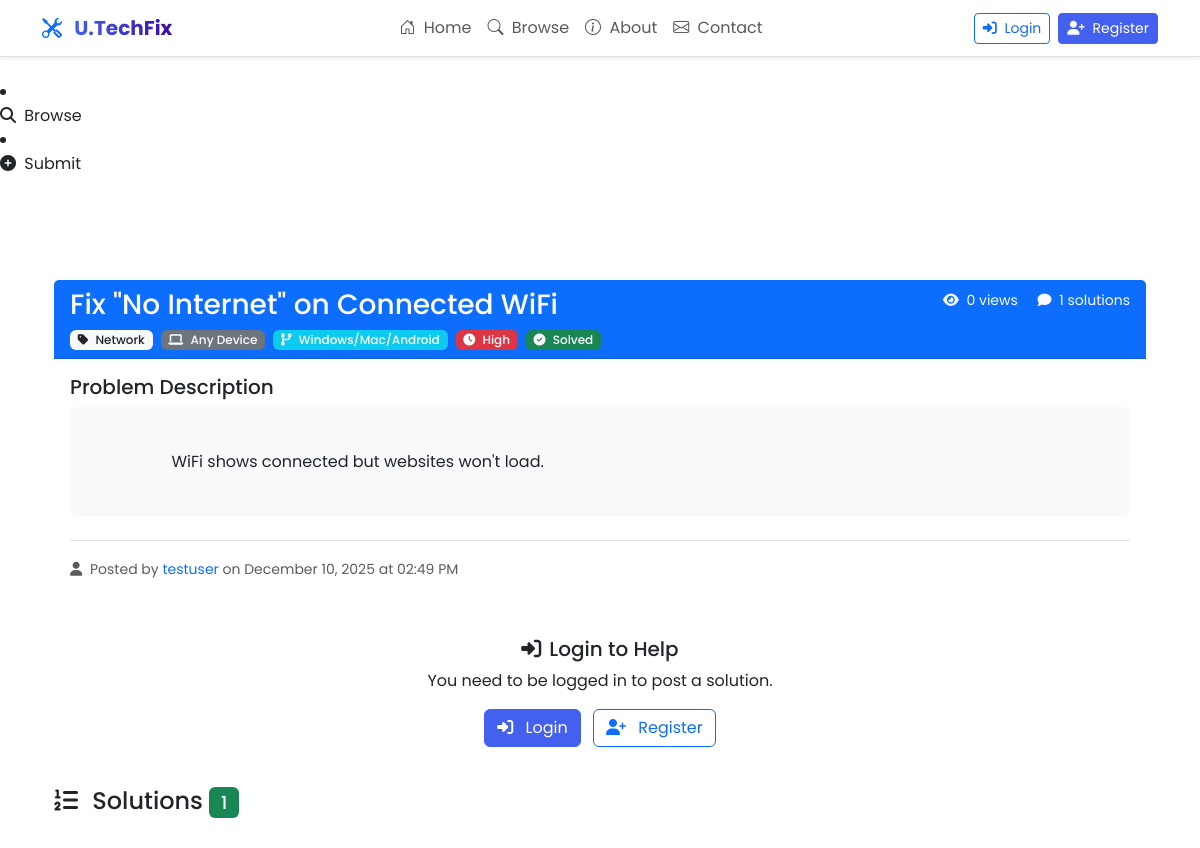
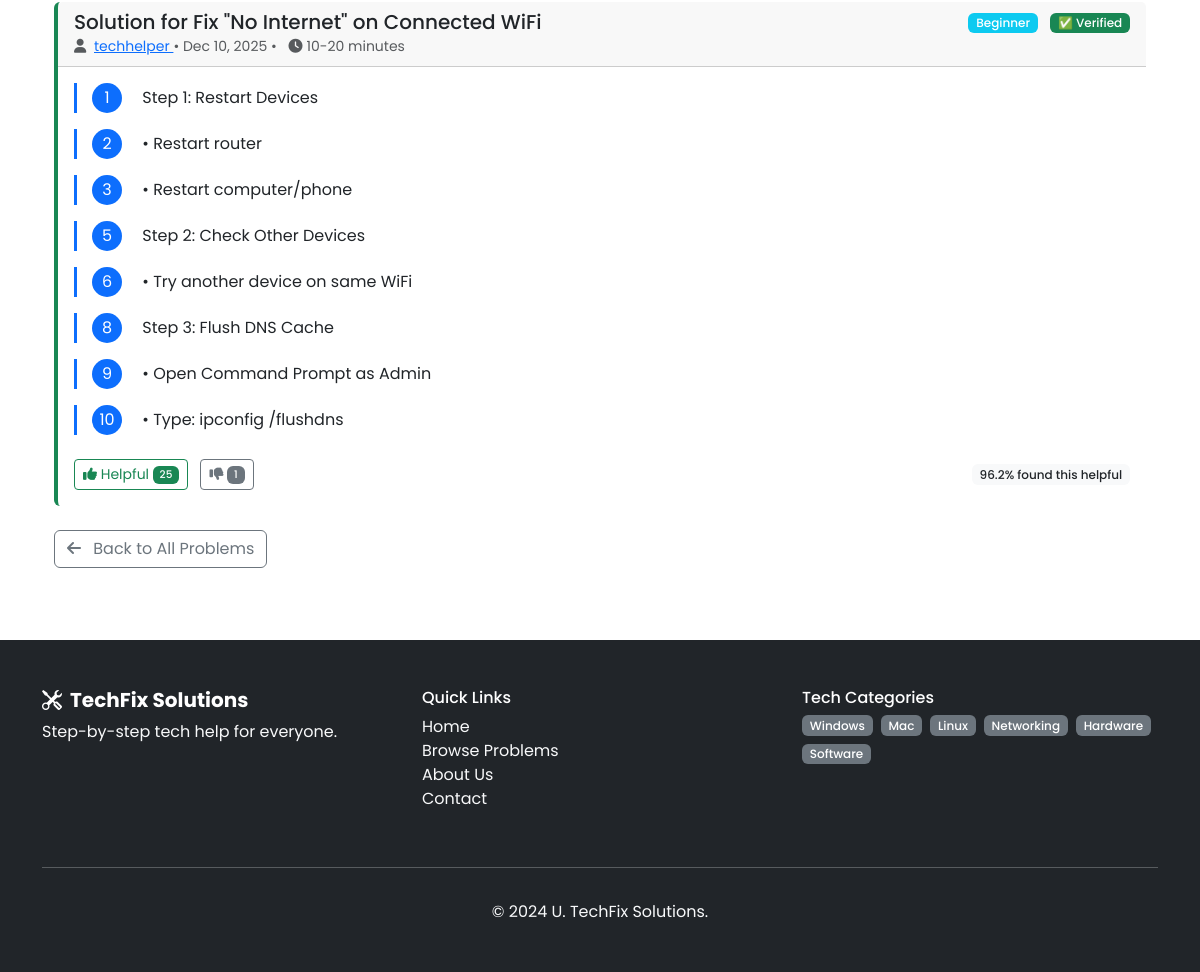
/problem/2, run on the app's committed database (2 pictures, top to bottom).
### Blog.py (models this page shows, shortened)
class Problem(db.Model):
    __tablename__ = 'problems'
    id = db.Column(db.Integer, primary_key=True)
    title = db.Column(db.String(200), nullable=False)
    description = db.Column(db.Text, nullable=False)
    category = db.Column(db.String(50))
    device_type = db.Column(db.String(50))
    operating_system = db.Column(db.String(50))
    urgency = db.Column(db.String(20), default='medium')
    is_solved = db.Column(db.Boolean, default=False)
    views = db.Column(db.Integer, default=0)
    solution_count = db.Column(db.Integer, default=0)
    user_id = db.Column(db.Integer, db.ForeignKey('users.id'), nullable=False)
    created_at = db.Column(db.DateTime, default=datetime.utcnow)
    updated_at = db.Column(db.DateTime, default=datetime.utcnow, onupdate=datetime.utcnow)
    author = db.relationship('User', backref='user_problems')
    solutions = db.relationship('Solution', backref='problem', lazy=True, cascade="all, delete-orphan")

class User(UserMixin, db.Model):
    __tablename__ = 'users'
    id = db.Column(db.Integer, primary_key=True)
    username = db.Column(db.String(80), unique=True, nullable=False)
    email = db.Column(db.String(120), unique=True, nullable=False)
    password_hash = db.Column(db.String(128), nullable=False)
    created_at = db.Column(db.DateTime, default=datetime.utcnow)
    is_helper = db.Column(db.Boolean, default=False)
    reputation = db.Column(db.Integer, default=0)

class Solution(db.Model):
    __tablename__ = 'solutions'
    id = db.Column(db.Integer, primary_key=True)
    title = db.Column(db.String(200), nullable=False)
    steps = db.Column(db.Text, nullable=False)
    difficulty = db.Column(db.String(20), default='Beginner')
    estimated_time = db.Column(db.String(20))
    upvotes = db.Column(db.Integer, default=0)
    downvotes = db.Column(db.Integer, default=0)
    is_verified = db.Column(db.Boolean, default=False)
    problem_id = db.Column(db.Integer, db.ForeignKey('problems.id'), nullable=False)
    user_id = db.Column(db.Integer, db.ForeignKey('users.id'), nullable=False)
    created_at = db.Column(db.DateTime, default=datetime.utcnow)
    author = db.relationship('User', backref='user_solutions')
    @property
    def helpful_score(self):
        total = self.upvotes + self.downvotes
        return round((self.upvotes / total * 100), 1) if total > 0 else 0

### Blog.py (the view)
@app.route('/problem/<int:problem_id>')
def problem_detail(problem_id):
    problem = Problem.query.get_or_404(problem_id)
    problem.views += 1
    db.session.commit()
    return render_template('problem_detail.html', title=problem.title, problem=problem)

### Blog.py (called while the page is built)
@app.context_processor
def inject_user():
    return dict(current_user=current_user)

### templates/problem_detail.html (shortened to what this page needs)
{% extends "base.html" %}
{% block content %}
<div class="container">
    <div class="card mb-4">
        <div class="card-header bg-primary text-white">
            <div class="d-flex justify-content-between align-items-start">
                <div>
                    <h3 class="mb-1">{{ problem.title }}</h3>
                    <div class="d-flex flex-wrap gap-2 mt-2">
                        <span class="badge bg-light text-dark">
                            <i class="fas fa-tag me-1"></i> {{ problem.category|title }}
                        </span>
                        {% if problem.device_type %}
                        <span class="badge bg-secondary">
                            <i class="fas fa-laptop me-1"></i> {{ problem.device_type }}
                        </span>
                        {% endif %}
                        {% if problem.operating_system %}
                        <span class="badge bg-info">
                            <i class="fas fa-code-branch me-1"></i> {{ problem.operating_system }}
                        </span>
                        {% endif %}
                        <span class="badge {% if problem.urgency == 'high' %}bg-danger{% elif problem.urgency == 'medium' %}bg-warning{% else %}bg-success{% endif %}">
                            <i class="fas fa-clock me-1"></i> {{ problem.urgency|title }}
                        </span>
                        {% if problem.is_solved %}
                        <span class="badge bg-success">
                            <i class="fas fa-check-circle me-1"></i> Solved
                        </span>
                        {% else %}
                        <span class="badge bg-danger">
                            <i class="fas fa-question-circle me-1"></i> Needs Solution
                        </span>
                        {% endif %}
                    </div>
                </div>
                <div class="text-end">
                    <small class="text-light">
                        <i class="fas fa-eye me-1"></i> {{ problem.views }} views
                        <i class="fas fa-comment ms-3 me-1"></i> {{ problem.solutions|length }} solutions
                    </small>
                </div>
            </div>
        </div>
        <div class="card-body">
            <div class="mb-4">
                <h5>Problem Description</h5>
                <div class="problem-description p-3 bg-light rounded">
                    {{ problem.description|replace('\n', '<br>')|safe }}
                </div>
            </div>
            <div class="border-top pt-3">
                <small class="text-muted">
                    <i class="fas fa-user me-1"></i>
                    Posted by
                    <a href="{{ url_for('profile', username=problem.author.username) }}"
                       class="text-decoration-none">
                        {{ problem.author.username }}
                    </a>
                    on {{ problem.created_at.strftime('%B %d, %Y at %I:%M %p') }}
                </small>
            </div>
        </div>
    </div>
    {% if current_user.is_authenticated and problem.user_id != current_user.id %}
    <div class="card mb-4 border-success">
        <div class="card-header bg-success text-white">
            <h5 class="mb-0"><i class="fas fa-reply me-2"></i>Post a Quick Solution</h5>
        </div>
        <div class="card-body">
            <form method="POST" action="{{ url_for('quick_solution', problem_id=problem.id) }}">
                <div class="mb-3">
                    <textarea name="steps" class="form-control" rows="4"
                              placeholder="Write your step-by-step solution here. Use numbered steps or bullet points..." required></textarea>
                    <small class="text-muted">Be clear and detailed. Each step on a new line.</small>
                </div>
                <div class="row">
                    <div class="col-md-4 mb-2">
                        <select name="difficulty" class="form-select">
                            <option value="Beginner">Beginner Level</option>
                            <option value="Intermediate">Intermediate</option>
                            <option value="Advanced">Advanced</option>
                        </select>
                    </div>
                    <div class="col-md-4 mb-2">
                        <input type="text" name="estimated_time" class="form-control"
                               placeholder="Estimated time (e.g., 10-15 min)">
                    </div>
                    <div class="col-md-4">
                        <button type="submit" class="btn btn-success w-100">
                            <i class="fas fa-paper-plane me-2"></i> Post Solution
                        </button>
                    </div>
                </div>
            </form>
        </div>
    </div>
    {% elif not current_user.is_authenticated %}
    <div class="card mb-4 border-warning">
        <div class="card-body text-center">
            <h5><i class="fas fa-sign-in-alt me-2"></i>Login to Help</h5>
            <p>You need to be logged in to post a solution.</p>
            <a href="{{ url_for('login') }}" class="btn btn-primary me-2">
                <i class="fas fa-sign-in-alt me-2"></i> Login
            </a>
            <a href="{{ url_for('register') }}" class="btn btn-outline-primary">
                <i class="fas fa-user-plus me-2"></i> Register
            </a>
        </div>
    </div>
    {% endif %}
    <div class="solutions-section">
        <div class="d-flex justify-content-between align-items-center mb-4">
            <h4>
                <i class="fas fa-list-ol me-2"></i>
                Solutions
                <span class="badge bg-success">{{ problem.solutions|length }}</span>
            </h4>
        </div>
        {% if problem.solutions %}
            {% for solution in problem.solutions %}
            <div class="card mb-3 solution-card">
                <div class="card-header">
                    <div class="d-flex justify-content-between align-items-center">
                        <h5 class="mb-0">{{ solution.title }}</h5>
                        <div>
                            <span class="badge bg-info">{{ solution.difficulty }}</span>
                            {% if solution.is_verified %}
                            <span class="badge bg-success ms-2">✅ Verified</span>
                            {% endif %}
                        </div>
                    </div>
                    <small class="text-muted">
                        <i class="fas fa-user me-1"></i>
                        <a href="{{ url_for('profile', username=solution.author.username) }}">
                            {{ solution.author.username }}
                        </a>
                        • {{ solution.created_at.strftime('%b %d, %Y') }}
                        {% if solution.estimated_time %}
                        • <i class="fas fa-clock ms-2 me-1"></i>{{ solution.estimated_time }}
                        {% endif %}
                    </small>
                </div>
                <div class="card-body">
                    <div class="steps-container">
                        {% if solution.steps %}
                            {% set steps = solution.steps.split('\n') %}
                            {% for step in steps %}
                                {% if step.strip() %}
                                <div class="step mb-3">
                                    <div class="step-number d-inline-block bg-primary text-white rounded-circle text-center me-3"
                                         style="width: 30px; height: 30px; line-height: 30px;">
                                        {{ loop.index }}
                                    </div>
                                    <div class="step-content d-inline-block w-85">
                                        {{ step }}
                                    </div>
                                </div>
                                {% endif %}
                            {% endfor %}
                        {% else %}
                            <p class="text-muted">No steps provided for this solution.</p>
                        {% endif %}
                    </div>
                    <div class="mt-4 d-flex justify-content-between align-items-center">
                        <div>
                            <a href="{{ url_for('upvote_solution', solution_id=solution.id) }}"
                               class="btn btn-sm btn-outline-success">
                                <i class="fas fa-thumbs-up"></i> Helpful
                                <span class="badge bg-success">{{ solution.upvotes }}</span>
                            </a>
                            <a href="{{ url_for('downvote_solution', solution_id=solution.id) }}"
                               class="btn btn-sm btn-outline-secondary ms-2">
                                <i class="fas fa-thumbs-down"></i>
                                <span class="badge bg-secondary">{{ solution.downvotes }}</span>
                            </a>
                        </div>
                        {% if solution.helpful_score > 0 %}
                        <span class="badge bg-light text-dark">
                            {{ solution.helpful_score }}% found this helpful
                        </span>
                        {% endif %}
                    </div>
                </div>
            </div>
            {% endfor %}
        {% endif %}
    </div>
    <div class="mt-4">
        <a href="{{ url_for('browse') }}" class="btn btn-outline-secondary">
            <i class="fas fa-arrow-left me-2"></i> Back to All Problems
        </a>
    </div>
</div>
{% endblock %}

### static/main.css (style rules this page uses)
:root { --primary-color: #4361ee; --secondary-color: #3a0ca3; --accent-color: #4cc9f0; --light-color: #f8f9fa; --dark-color: #212529; --success-color: #4ade80; --warning-color: #f59e0b; }
body { font-family: 'Poppins', sans-serif; padding-top: 80px; }
.card { border: none; transition: transform 0.3s ease, box-shadow 0.3s ease; }
.step-number { transition: transform 0.3s ease; }
.btn-primary { background-color: var(--primary-color); border-color: var(--primary-color); }
.badge { font-weight: 500; padding: 0.35em 0.65em; }

### templates/problem_detail.html (style rules this page uses)
.problem-description { white-space: pre-wrap; line-height: 1.6; }
.step { border-left: 3px solid #0d6efd; padding-left: 15px; margin-bottom: 15px; }
.solution-card { border-left: 4px solid #198754; transition: transform 0.2s; }

### data on the page
Problem: title "Fix \"No Internet\" on Connected WiFi", category "Network", device_type "Any Device", operating_system "Windows/Mac/Android", urgency "High", views "0", description "WiFi shows connected but websites won't load.", created_at "December 10, 2025 at 02:49 PM"
User: author.username "testuser"
Solution: title "Solution for Fix \"No Internet\" on Connected WiFi", difficulty "Beginner", is_verified "✅ Verified", author.username "techhelper", created_at "Dec 10, 2025", estimated_time "10-20 minutes", steps "Step 1: Restart Devices" "• Restart router" "• Restart computer/phone" "Step 2: Check Other Devices" "• Try another device on same WiFi" "Step 3: Flush DNS Cache" "• Open Command Prompt as Admin" "• Type: ipconfig /flushdns", upvotes "25", downvotes "1", helpful_score "96.2"

### other printed values
{{ problem.solutions|length }} "1"
